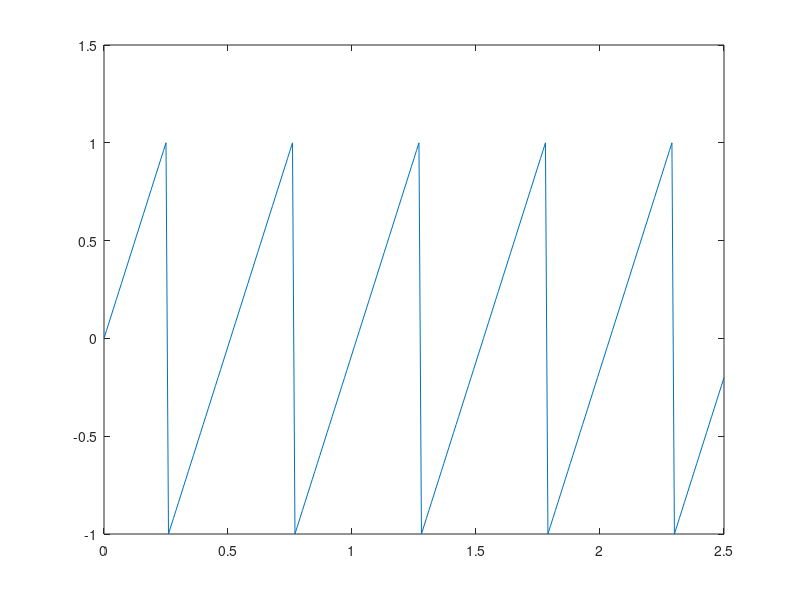

This figure's MATLAB source: (Note: this script raises an error after producing the figure.)
% Code Tested on Matlab R2021a 
% Mini-project in Cortical Modelling
% First Part

%%  Implement a perfect integrator and fire neuron
 
close all
clear all


% Define the unit-less parameters

V_thresh=1; % membrane threshold
Rm=1;       % membrane resistance
tau=1;      % time constant
dt=0.01;    % timestep
E=0;        % resting potential
V_reset=-1; % membrane reset
Ie=4;       % current injected
V_0=0;      % initial membrane potential
t_stop=2.5; % max time of simualation, 2.5 unit of time


% Initialise the variables that will chnage with time

T= 0:dt:t_stop;             % define the time vector
V_hat = zeros(size(T));     % inizialise the membrane potential variable 
V_hat(1) = V_0;             % The first value of V_hat is equal to the initial membrane potential value
S=zeros(size(T));           % inizialise a spike array discretised with the same size as the time vector T


for i=2:length(T)           % start from index 2 to compute the next step as a function of the previous step    
    if V_hat(i-1)<V_thresh  % if the membrane potential value is lower than threshold, go ahead with the differential equation in the next step
     V_hat(i) = V_hat(i-1)+Ie*dt; %he value of V_hat at index t is given by the value of V at the previous timestep plus the current times the timestep
    else
        V_hat(i)= V_reset;  % when the threshold is crossed (and the neuron fire a spike) reset the membrane potential to -1        
        S(i)=1;      % store the spike at the particular timestep. If there is a spike store 1, otherwise 0
    end
end

%Find the spikes
n_spikes=find(S)*0.01;

%Plot the membrane potential as a function of time  
figure, plot(T,V_hat);  
xline([n_spikes],'-r','Linewidth',1) %draw a red vertical line for each spike
yline(V_thresh,'--m'); %draw an horizontal line for the threshold
yline(V_reset,'--c'); %draw an horizontal line for the membrane reset value
ylim([-1.5 1.5])  %change y-axis limit
text(0.28,1.07,'Threshold','Color','magenta','FontSize',12) %add line description
text(0.28,-1.07,'Reset','Color','cyan','FontSize',12) %add line description
xlabel('Time'); %add a x-axis label
ylabel('Membrane Potential'); %add a y-axis label
title('Perfect Integrate-Fire Neuron'); %add the tile

%Measure the ISI and CV 

isi=diff(n_spikes); %calculate interspike interval
cv=std(isi)/mean(isi); %calculate the coefficient of variation, to quantify the variability

figure, histogram(isi,20); %Plot the ISI histogram 
xlabel('Interspike Interval'); %add x-label
ylabel('Frequency'); %add ylabel
text(0.75,3.5,['ISI = ' num2str(mean(isi))],'FontSize',12) %add ISI mean value on the plot
text(0.75,3.3,['CV = ' num2str(cv)],'FontSize',12) %add CV value on the plot
xline((2/Ie),'--r'); %plot with a red vertical dotted line the exact solution ISI=2/Ie

firing_rate= length(n_spikes)/max(T); %quantify the firing rate
disp(['The firing rate is ' num2str(firing_rate)]); %display the firing rate
disp(['The mean ISI is ' num2str(mean(isi))]); %display the mean ISI
disp(['The cv is ' num2str(cv)]); %display the cv


%The firing rate is the inverse of ISI, thus we can also calculate it by
%using 1/ISI:
%firing_rate=round(1/mean(isi));